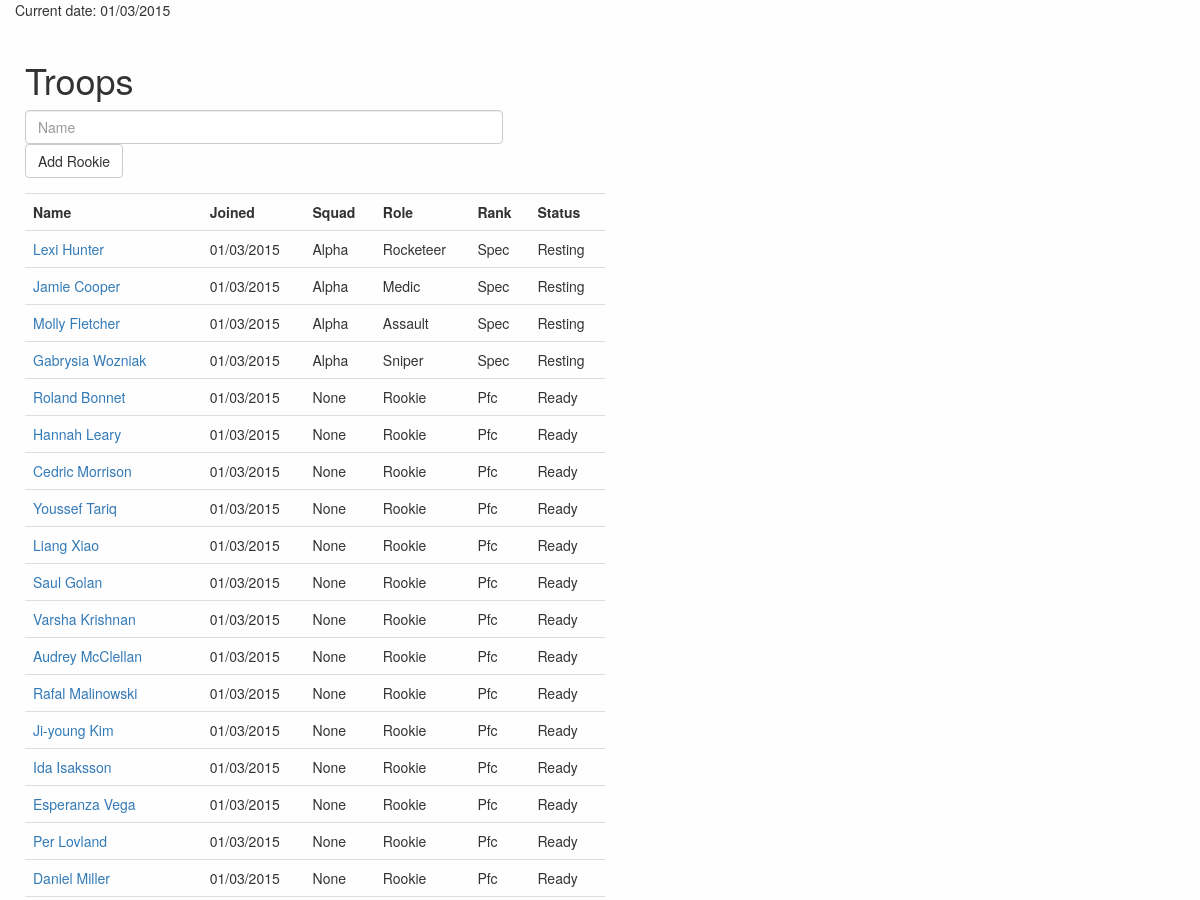
The app's page /troops/ (upper part), older data.
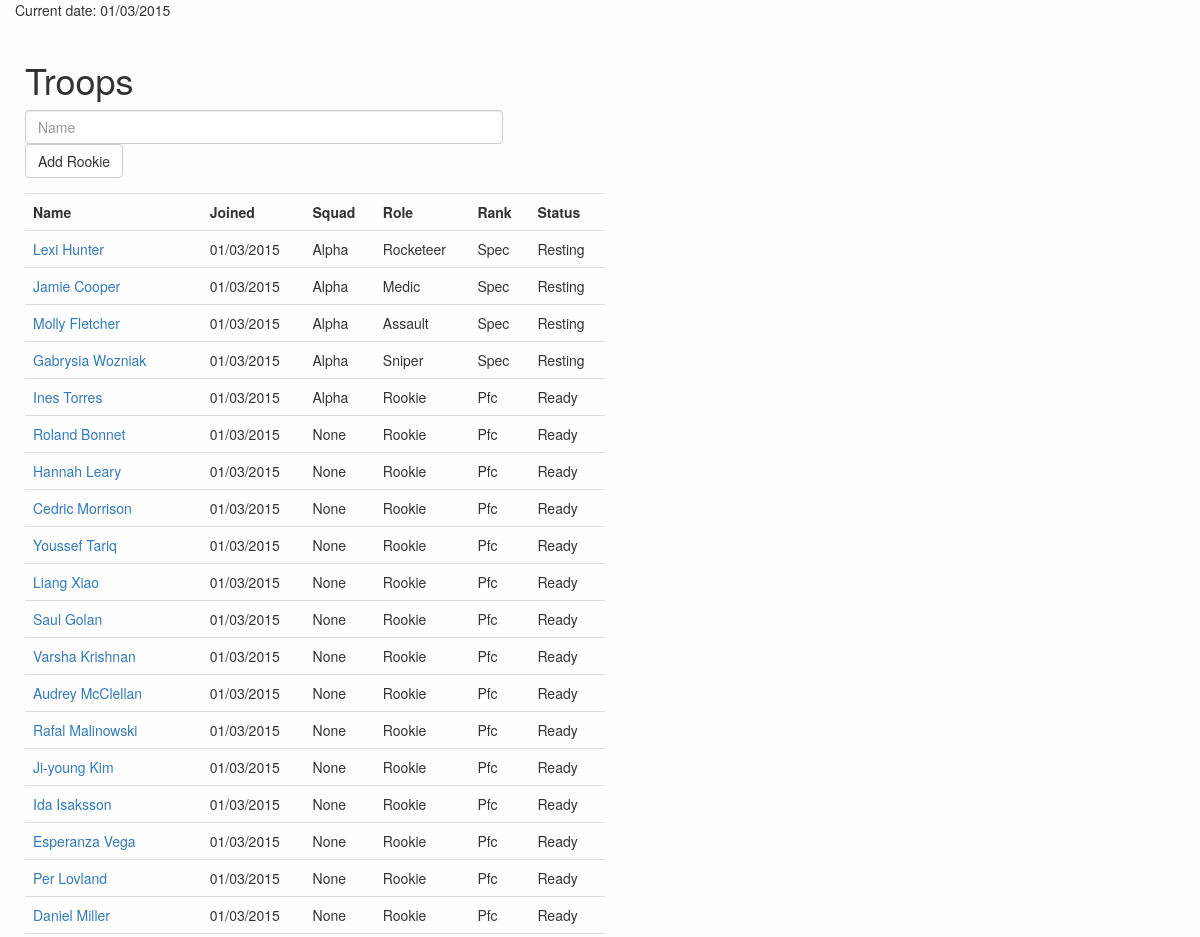
The same page, newer data.
### troops/models.py (models this page shows, shortened)
class Stats(models.Model):
	date = models.DateField('Date')
	def getDate(self):
		return self.date.strftime('%d/%m/%Y')

class Soldier(models.Model):
	name = models.CharField(max_length = 100)
	joined = models.DateField('Joined')
	squad = models.ForeignKey(Squad, null=True)
	role = models.ForeignKey(Role)
	rank = models.ForeignKey(Rank)
	status = models.ForeignKey(Status)
	def getDate(self):
		return self.joined.strftime('%d/%m/%Y')

class Squad(models.Model):
	name = models.CharField(max_length = 100)
	joined = models.DateField('Established')

class Role(models.Model):
	name = models.CharField(max_length = 50)

class Rank(models.Model):
	name = models.CharField(max_length = 50)

class Status(models.Model):
	name = models.CharField(max_length = 50)

### troops/views.py (the view)
def index(request):
	if request.method == 'GET' and request.GET.get('name', 'empty') is not 'empty':
		addRookie(request.GET.get("name"))
	date = Stats.objects.get(pk=1)
	soldiers = Soldier.objects.order_by('rank')#[:5]
	soldiers = soldiers.reverse()
	events = Event.objects.order_by('date')[:5]
	missions = Mission.objects.order_by('date')[:5]
	lastevents = list(chain(events, missions))
	lastevents.sort(key=lambda r: r.date, reverse=True)
	context = {'soldiers': soldiers, 'lastevents': lastevents, 'date': date}
	return render(request, 'troops/index.html', context)

### troops/models.py (called while the page is built)
	def __str__(self):
		return self.name

	def getDate(self):
		return self.date.strftime('%d/%m/%Y')

### troops/templates/troops/index.html (shortened to what this page needs)
{% load staticfiles %}
{% include "troops/header.html" %}
<div class="date">
	<p>Current date: {{date.getDate}}</p>
</div>
<div class="soldiers">
	<h1>Troops</h1>
	<form class="form-horizontal" role="form" action="." method="GET">
		<div class="form-group">
			<div class="col-sm-10">
				<input type="text" class="form-control" id="name" name="name" placeholder="Name">{{name}}</input>
				<input type="submit" id="submit" class="btn btn-default" value="Add Rookie">
			</div>
		</div>
	</form>
	<table class="table">
		<tr>
			<th>Name</th>
			<th>Joined</th>
			<th>Squad</th>
			<th>Role</th>
			<th>Rank</th>
			<th>Status</th>
		</tr>
		{% for soldier in soldiers %}
			<tr>
				<td><a href="/troops/{{ soldier.id }}">{{soldier.name}}</a></td>
				<td>{{soldier.getDate}}</td>
				<td>{{soldier.squad.name}}</td>
				<td>{{soldier.role.name}}</td>
				<td>{{soldier.rank.name}}</td>
				<td>{{soldier.status.name}}</td>
			</tr>
		{% endfor %}
	</table>
</div>
{% include "troops/footer.html" %}

### troops/templates/troops/header.html (shortened to what this page needs)
{% load staticfiles %}
<!DOCTYPE html>
<html lang="de">
<head>
	<link href="{% static "css/bootstrap.min.css" %}" rel="stylesheet">
	<link rel="stylesheet" type="text/css" href="{% static "css/style.css" %}" />
</head>
<body>
	<div class="container-fluid">

### troops/templates/troops/footer.html (shortened to what this page needs)
{% load staticfiles %}
	</div>
</body>
</html>

### troops/static/css/style.css (style rules this page uses)
body { background-color: #fefefe; }
.soldiers { float: left; width: 600px; padding: 10px; }

Row changes from the older to the newer data that the page shows:
added Soldier: name "Ines Torres", getDate "01/03/2015", squad.name "Alpha", role.name "Rookie", rank.name "Pfc", status.name "Ready"
